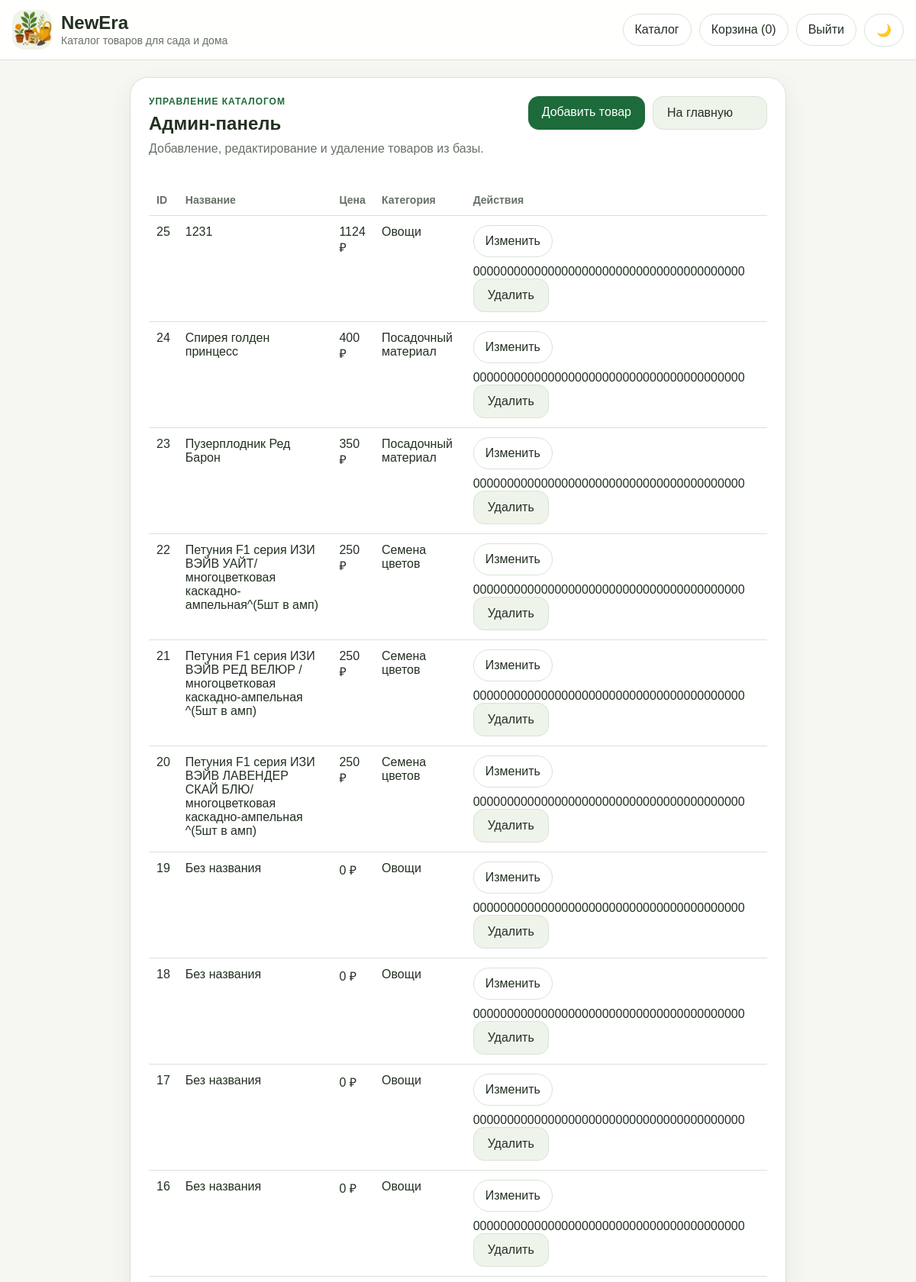
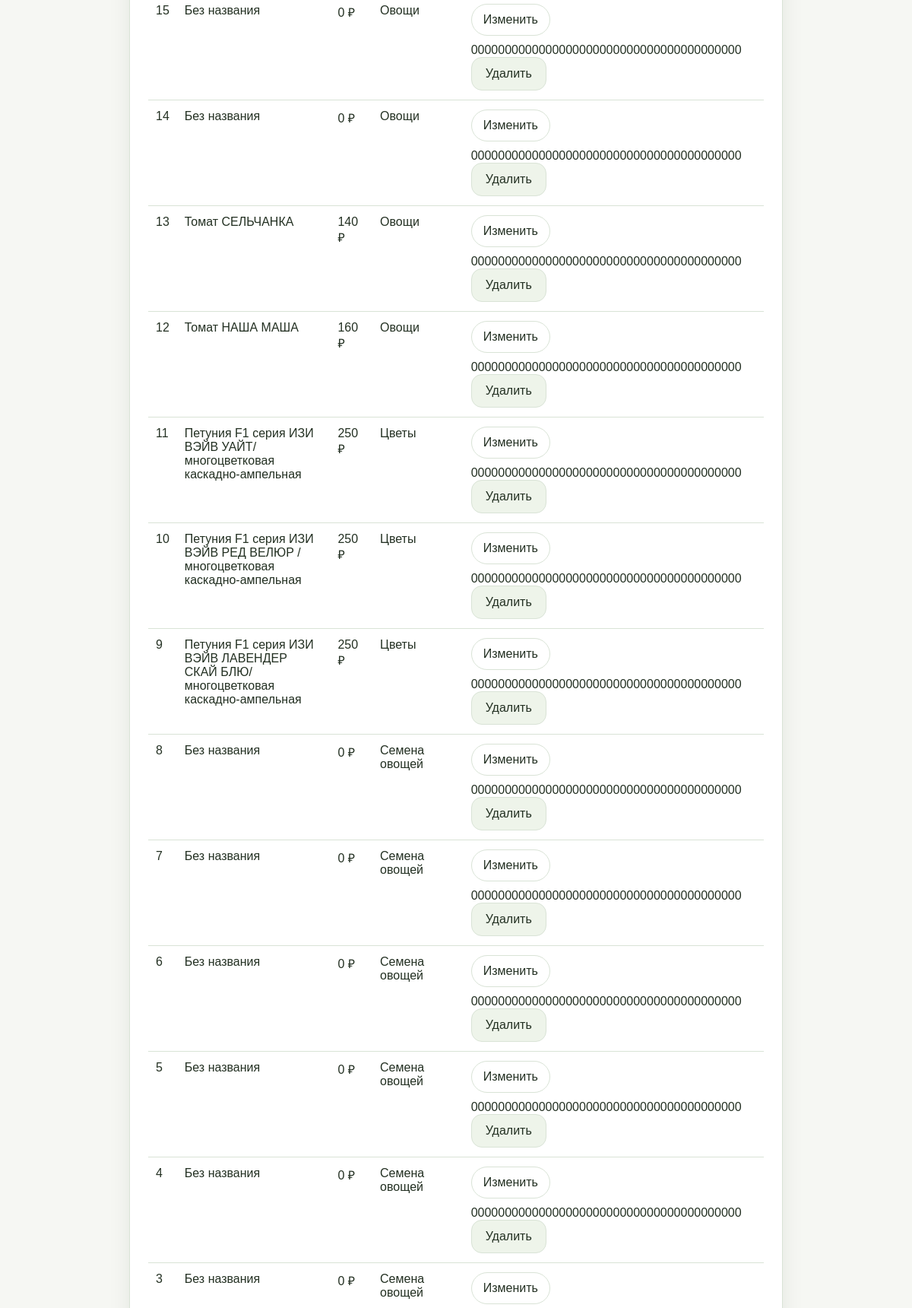
The page /admin (signed in, upper part) on the database its author committed (2 pictures, top to bottom).
### models.py (models this page shows, shortened)
class Product(db.Model):
    __tablename__ = "products"
    id = db.Column(db.Integer, primary_key=True)
    name = db.Column(db.String(200), nullable=False, index=True)
    description = db.Column(db.Text, nullable=False)
    price = db.Column(db.Float, nullable=False)
    image_url = db.Column(db.String(255), nullable=True)
    category_id = db.Column(db.Integer, db.ForeignKey("categories.id"), nullable=False)
    created_at = db.Column(db.DateTime, default=datetime.utcnow, nullable=False)
    category = db.relationship("Category", back_populates="products", lazy="joined")

class Category(db.Model):
    __tablename__ = "categories"
    id = db.Column(db.Integer, primary_key=True)
    slug = db.Column(db.String(64), unique=True, nullable=False, index=True)
    name = db.Column(db.String(100), unique=True, nullable=False)
    products = db.relationship(
        "Product",
        back_populates="category",
        cascade="all, delete-orphan",
        lazy="selectin",
    )

### routes.py (the view)
@bp.route("/admin")
@login_required
def admin():
    _admin_only()
    products = Product.query.order_by(Product.id.desc()).all()
    return render_template("admin.html", products=products)

### app.py (called while the page is built)
def create_app() -> Flask:
    app = Flask(__name__, instance_relative_config=True)
    app.config["SECRET_KEY"] = os.environ.get("SECRET_KEY", "dev-secret-key")
    app.config["SQLALCHEMY_DATABASE_URI"] = os.environ.get("DATABASE_URL", "sqlite:///shop.db")
    app.config["SQLALCHEMY_TRACK_MODIFICATIONS"] = False
    app.config["BRAND_NAME"] = BRAND_NAME
    os.makedirs(app.instance_path, exist_ok=True)
    db.init_app(app)
    login_manager.init_app(app)
    csrf.init_app(app)
    login_manager.login_view = "main.login"
    login_manager.login_message = "Сначала войдите в аккаунт."
    app.register_blueprint(bp)
    @app.context_processor
    def inject_globals():
        return {"brand_name": app.config["BRAND_NAME"]}
    with app.app_context():
        db.create_all()
        _seed_products(app)
        _create_admin_user()
    return app

### routes.py (called while the page is built)
@login_manager.user_loader
def load_user(user_id: str):
    try:
        return db.session.get(User, int(user_id))
    except (TypeError, ValueError):
        return None

def _admin_only() -> None:
    if not current_user.is_authenticated or not current_user.is_admin:
        abort(403)

### templates/admin.html (shortened to what this page needs)
{% extends "base.html" %}
{% block extra_css %}<link rel="stylesheet" href="{{ url_for('static', filename='css/ADstyle.css') }}">{% endblock %}
{% block content %}
<section class="form-container admin-card">
    <div class="admin-head">
        <div>
            <p class="form-kicker">Управление каталогом</p>
            <h1>Админ-панель</h1>
            <p class="form-note">Добавление, редактирование и удаление товаров из базы.</p>
        </div>
        <div class="admin-actions">
            <a href="{{ url_for('main.add_product') }}" class="save-btn inline-btn">Добавить товар</a>
            <a href="{{ url_for('main.index') }}" class="back-btn inline-btn">На главную</a>
        </div>
    </div>
    <div class="table-wrap">
        <table class="admin-table">
            <thead>
                <tr>
                    <th>ID</th>
                    <th>Название</th>
                    <th>Цена</th>
                    <th>Категория</th>
                    <th>Действия</th>
                </tr>
            </thead>
            <tbody>
                {% for product in products %}
                <tr>
                    <td data-label="ID">{{ product.id }}</td>
                    <td data-label="Название">{{ product.name }}</td>
                    <td data-label="Цена">{{ "%.0f"|format(product.price) }} ₽</td>
                    <td data-label="Категория">{{ product.category.name }}</td>
                    <td data-label="Действия">
                        <div class="row-actions">
                            <a class="top-link action-link" href="{{ url_for('main.edit_product', product_id=product.id) }}">Изменить</a>
                            <form method="POST" action="{{ url_for('main.delete_product', product_id=product.id) }}" onsubmit="return confirm('Удалить товар?');">
                                {{ csrf_token() }}
                                <button type="submit" class="delete-mini">Удалить</button>
                            </form>
                        </div>
                    </td>
                </tr>
                {% else %}
                <tr><td colspan="5" class="empty-row">Товаров пока нет.</td></tr>
                {% endfor %}
            </tbody>
        </table>
    </div>
</section>
{% endblock %}

### templates/base.html (shortened to what this page needs)
<!DOCTYPE html>
<html lang="ru">
<head>
    <link rel="stylesheet" href="{{ url_for('static', filename='css/style.css') }}">
    {% block extra_css %}{% endblock %}
</head>
<body>
<header class="header">
    <div class="container header-inner">
        <a class="logo" href="{{ url_for('main.index') }}" aria-label="На главную">
            <img src="{{ url_for('static', filename='images/icon.png') }}" alt="{{ brand_name }}">
            <div class="logo-text">
                <div class="title">{{ brand_name }}</div>
                <div class="subtitle">Каталог товаров для сада и дома</div>
            </div>
        </a>
        <nav class="top-nav" aria-label="Основная навигация">
            <a class="top-link" href="{{ url_for('main.index') }}">Каталог</a>
            <a class="top-link" href="{{ url_for('main.basket') }}">Корзина (<span id="cartCount">0</span>)</a>
            {% if current_user.is_authenticated %}
                <a class="top-link" href="{{ url_for('main.logout') }}">Выйти</a>
            {% else %}
                <a class="top-link" href="{{ url_for('main.login') }}">Войти</a>
            {% endif %}
            <button class="switch-btn theme-toggle" id="themeToggle" type="button" aria-label="Переключить тему">🌙</button>
        </nav>
    </div>
</header>
<main class="container main-content">
    {% block content %}{% endblock %}
</main>
</body>
</html>

### static/css/style.css (style rules this page uses)
:root { --bg: #f6f7f3; --surface: #ffffff; --surface-soft: #eef4ea; --text: #233022; --muted: #667066; --brand: #1d6a3a; --brand-dark: #14552d; --border: #d9e3d6; --shadow: 0 12px 30px rgba(16, 48, 26, 0.08); --error: #b33a3a; --warning: #b46f0b; --success: #2a7d46; }
* { box-sizing: border-box; }
html { scroll-behavior: smooth; }
body { margin: 0; font-family: Arial, Helvetica, sans-serif; background: var(--bg); color: var(--text); }
a { color: inherit; text-decoration: none; }
img { max-width: 100%; display: block; }
button, input, select, textarea { font: inherit; }
.container { width: min(1180px, calc(100% - 32px)); margin: 0 auto; }
.main-content { padding: 22px 0 40px; }
.header { position: sticky; top: 0; z-index: 20; background: color-mix(in srgb, var(--surface) 92%, transparent); backdrop-filter: blur(10px); border-bottom: 1px solid var(--border); }
.header-inner { min-height: 78px; display: flex; align-items: center; justify-content: space-between; gap: 20px; }
.logo { display: flex; align-items: center; gap: 12px; min-width: 0; }
.logo img { width: 52px; height: 52px; border-radius: 16px; object-fit: cover; background: var(--surface-soft); }
.logo-text { min-width: 0; }
.title { font-size: 24px; font-weight: 800; line-height: 1.1; }
.subtitle { font-size: 14px; color: var(--muted); margin-top: 2px; }
.top-nav { display: flex; align-items: center; gap: 10px; flex-wrap: wrap; justify-content: flex-end; }
.top-link, .switch-btn { border: 1px solid var(--border); background: var(--surface); color: var(--text); padding: 11px 15px; border-radius: 999px; display: inline-flex; align-items: center; justify-content: center; min-height: 42px; }
.hero-copy, .hero-card, .catalog-note, .product-card, .form-container, .cart-container, .error-page { background: var(--surface); border: 1px solid var(--border); border-radius: 24px; box-shadow: var(--shadow); }
.hero-button, .hero-secondary, .search-btn, .save-btn, .buy-btn, .add-to-cart, .back-btn, .delete-mini { border: 0; border-radius: 14px; padding: 12px 18px; cursor: pointer; transition: .2s ease; }
.hero-button, .save-btn, .buy-btn, .add-to-cart { background: var(--brand); color: #fff; }
.hero-secondary, .back-btn { background: var(--surface-soft); color: var(--text); border: 1px solid var(--border); }
.form-container, .cart-container, .error-page { padding: 24px; }
.form-kicker { margin: 0 0 8px; color: var(--brand); font-weight: 700; font-size: 12px; text-transform: uppercase; letter-spacing: .08em; }
.form-note { margin: 10px 0 20px; color: var(--muted); }
.admin-card { padding: 24px; }
.admin-head { display: flex; align-items: flex-start; justify-content: space-between; gap: 16px; flex-wrap: wrap; }
.admin-actions { display: flex; gap: 10px; flex-wrap: wrap; justify-content: flex-end; }
.inline-btn { width: auto; min-width: 150px; margin-top: 0; }
.table-wrap { overflow-x: auto; margin-top: 18px; }
.admin-table { width: 100%; border-collapse: collapse; }
.admin-table th, .admin-table td { padding: 12px 10px; text-align: left; border-bottom: 1px solid var(--border); vertical-align: top; }
.admin-table th { font-size: 14px; color: var(--muted); white-space: nowrap; }
.row-actions { display: flex; gap: 10px; flex-wrap: wrap; align-items: center; }
.action-link, .delete-mini { width: auto; margin-top: 0; }
.delete-mini { background: var(--surface-soft); border: 1px solid var(--border); color: var(--text); }

### static/css/ADstyle.css (style rules this page uses)
.form-container { max-width: 860px; margin: 0 auto; }
.admin-card h1, .auth-card h2 { margin: 0; }

### rows shown on the page
Product: id "25", name "1231", price "1124", category.name "Овощи", csrf_token "0000000000000000000000000000000000000000"
Product: id "24", name "Спирея голден принцесс", price "400", category.name "Посадочный материал", csrf_token "0000000000000000000000000000000000000000"
Product: id "23", name "Пузерплодник Ред Барон", price "350", category.name "Посадочный материал", csrf_token "0000000000000000000000000000000000000000"
Product: id "22", name "Петуния F1 серия ИЗИ ВЭЙВ УАЙТ/ многоцветковая каскадно-ампельная^(5шт в амп)", price "250", category.name "Семена цветов", csrf_token "0000000000000000000000000000000000000000"
Product: id "21", name "Петуния F1 серия ИЗИ ВЭЙВ РЕД ВЕЛЮР / многоцветковая каскадно-ампельная ^(5шт в амп)", price "250", category.name "Семена цветов", csrf_token "0000000000000000000000000000000000000000"
Product: id "20", name "Петуния F1 серия ИЗИ ВЭЙВ ЛАВЕНДЕР СКАЙ БЛЮ/ многоцветковая каскадно-ампельная ^(5шт в амп)", price "250", category.name "Семена цветов", csrf_token "0000000000000000000000000000000000000000"
Product: id "19", name "Без названия", price "0", category.name "Овощи", csrf_token "0000000000000000000000000000000000000000"
Product: id "18", name "Без названия", price "0", category.name "Овощи", csrf_token "0000000000000000000000000000000000000000"
Product: id "17", name "Без названия", price "0", category.name "Овощи", csrf_token "0000000000000000000000000000000000000000"
Product: id "16", name "Без названия", price "0", category.name "Овощи", csrf_token "0000000000000000000000000000000000000000"
Product: id "15", name "Без названия", price "0", category.name "Овощи", csrf_token "0000000000000000000000000000000000000000"
Product: id "14", name "Без названия", price "0", category.name "Овощи", csrf_token "0000000000000000000000000000000000000000"
Product: id "13", name "Томат СЕЛЬЧАНКА", price "140", category.name "Овощи", csrf_token "0000000000000000000000000000000000000000"
Product: id "12", name "Томат НАША МАША", price "160", category.name "Овощи", csrf_token "0000000000000000000000000000000000000000"
Product: id "11", name "Петуния F1 серия ИЗИ ВЭЙВ УАЙТ/ многоцветковая каскадно-ампельная", price "250", category.name "Цветы", csrf_token "0000000000000000000000000000000000000000"
Product: id "10", name "Петуния F1 серия ИЗИ ВЭЙВ РЕД ВЕЛЮР / многоцветковая каскадно-ампельная", price "250", category.name "Цветы", csrf_token "0000000000000000000000000000000000000000"
Product: id "9", name "Петуния F1 серия ИЗИ ВЭЙВ ЛАВЕНДЕР СКАЙ БЛЮ/ многоцветковая каскадно-ампельная", price "250", category.name "Цветы", csrf_token "0000000000000000000000000000000000000000"
Product: id "8", name "Без названия", price "0", category.name "Семена овощей", csrf_token "0000000000000000000000000000000000000000"
Product: id "7", name "Без названия", price "0", category.name "Семена овощей", csrf_token "0000000000000000000000000000000000000000"
Product: id "6", name "Без названия", price "0", category.name "Семена овощей", csrf_token "0000000000000000000000000000000000000000"
Product: id "5", name "Без названия", price "0", category.name "Семена овощей", csrf_token "0000000000000000000000000000000000000000"
Product: id "4", name "Без названия", price "0", category.name "Семена овощей", csrf_token "0000000000000000000000000000000000000000"
Product: id "3", name "Без названия", price "0", category.name "Семена овощей"

### other values the page prints
{{ brand_name }} "NewEra"
